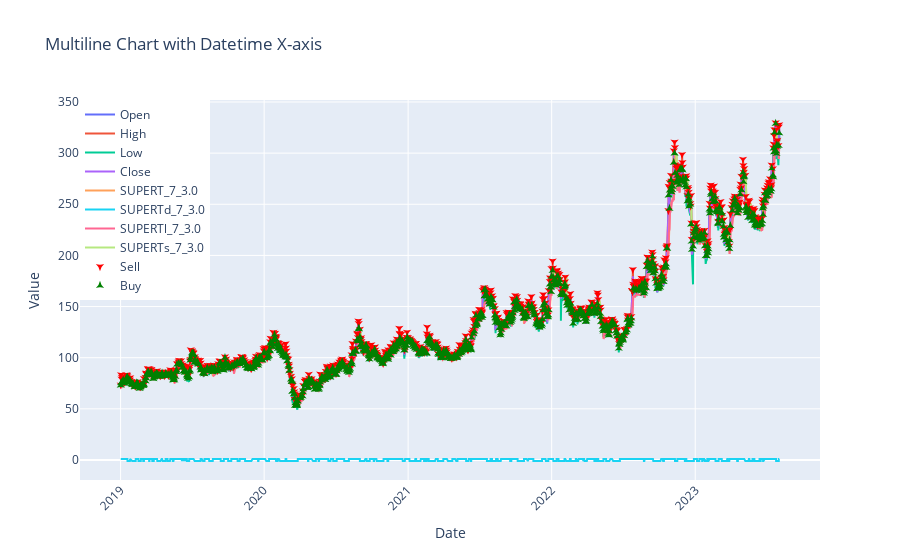

This figure's notebook cell:
### Markdown cell above
### Plot labelled Data

### Code cell
import plotly.graph_objects as go
from plotly.subplots import make_subplots
from tqdm import tqdm

_df = df[df['action'] != 'hold']
# _df=_df.head(100)

# Create the multiline chart using Plotly
fig = go.Figure()



# Create the multiline chart using Plotly
fig = go.Figure()


# Add traces for high, low, BBU, and BBL
fig.add_trace(go.Scatter( x=_df.index, y=_df['open'], mode='lines', name='Open'))
fig.add_trace(go.Scatter( x=_df.index, y=_df['high'], mode='lines', name='High'))
fig.add_trace(go.Scatter( x=_df.index, y=_df['low'], mode='lines', name='Low'))
fig.add_trace(go.Scatter( x=_df.index, y=_df['close'], mode='lines', name='Close'))
fig.add_trace(go.Scatter(x=_df.index, y=_df['SUPERT_7_3.0'], mode='lines+lines', name='SUPERT_7_3.0'))
fig.add_trace(go.Scatter(x=_df.index, y=_df['SUPERTd_7_3.0'], mode='lines+lines', name='SUPERTd_7_3.0'))
fig.add_trace(go.Scatter(x=_df.index, y=_df['SUPERTl_7_3.0'], mode='lines+lines', name='SUPERTl_7_3.0'))
fig.add_trace(go.Scatter(x=_df.index, y=_df['SUPERTs_7_3.0'], mode='lines+lines', name='SUPERTs_7_3.0'))

# # TODO: this thing does not need for loop
# # Add markers for 'buy' and 'sell' actions
# for index, row in tqdm(_df.iterrows(), desc='Marking actions...'):

#     if row['action'] == 'strong_buy':
#         fig.add_trace(go.Scatter(
#             x=[index],
#             y=[row['low']],
#             mode='markers',
#             marker=dict(color='green', symbol='star-triangle-up'),
#             name='Buy',
#             showlegend=False
#         ))
#     elif row['action'] == 'strong_sell':
#         fig.add_trace(go.Scatter(
#             x=[index],
#             y=[row['high']],
#             mode='markers',
#             marker=dict(color='red', symbol='star-triangle-down'),
#             name='Sell',
#             showlegend=False
#         ))

sell_df = _df[_df['action'] == 'strong_sell']
fig.add_trace(go.Scatter(x=sell_df.index, y=sell_df['high'],
                mode='markers',
                marker=dict(color='red', symbol='star-triangle-down'),
                name='Sell',
                showlegend=True ))

buy_df = _df[_df['action'] == 'strong_buy']
fig.add_trace(go.Scatter(x=buy_df.index, y=buy_df['high'],
            mode='markers',
            marker=dict(color='green', symbol='star-triangle-up'),
            name='Buy',
            showlegend=True ))


# Update layout
fig.update_layout(
    xaxis=dict(title='Date'),
    yaxis=dict(title='Value'),
    title='Multiline Chart with Datetime X-axis',
    showlegend=True,
    legend=dict(x=0, y=1),
    xaxis_tickangle=-45
)


# Show the Plotly figure
fig.show()

### Figure 1 — Plotly figure (JSON) as saved in the notebook; plotly's stock layout.template omitted (floating-point values rounded to 4 significant figures; data arrays with more than 128 entries replaced by an {"elided": "..."} marker saying what was removed)
{"data": [{"mode": "lines", "name": "Open", "type": "scatter", "x": {"elided": "2249 str values"}, "y": {"elided": "2249 float values"}}, {"mode": "lines", "name": "High", "type": "scatter", "x": {"elided": "2249 str values"}, "y": {"elided": "2249 float values"}}, {"mode": "lines", "name": "Low", "type": "scatter", "x": {"elided": "2249 str values"}, "y": {"elided": "2249 float values"}}, {"mode": "lines", "name": "Close", "type": "scatter", "x": {"elided": "2249 str values"}, "y": {"elided": "2249 float values"}}, {"mode": "lines+lines", "name": "SUPERT_7_3.0", "type": "scatter", "x": {"elided": "2249 str values"}, "y": {"elided": "2249 float values"}}, {"mode": "lines+lines", "name": "SUPERTd_7_3.0", "type": "scatter", "x": {"elided": "2249 str values"}, "y": {"elided": "2249 int values"}}, {"mode": "lines+lines", "name": "SUPERTl_7_3.0", "type": "scatter", "x": {"elided": "2249 str values"}, "y": {"elided": "2249 float values"}}, {"mode": "lines+lines", "name": "SUPERTs_7_3.0", "type": "scatter", "x": {"elided": "2249 str values"}, "y": {"elided": "2249 float values"}}, {"marker": {"color": "red", "symbol": "star-triangle-down"}, "mode": "markers", "name": "Sell", "showlegend": true, "type": "scatter", "x": {"elided": "1194 str values"}, "y": {"elided": "1194 float values"}}, {"marker": {"color": "green", "symbol": "star-triangle-up"}, "mode": "markers", "name": "Buy", "showlegend": true, "type": "scatter", "x": {"elided": "1055 str values"}, "y": {"elided": "1055 float values"}}], "layout": {"legend": {"x": 0, "y": 1}, "showlegend": true, "title": {"text": "Multiline Chart with Datetime X-axis"}, "xaxis": {"tickangle": -45, "title": {"text": "Date"}}, "yaxis": {"title": {"text": "Value"}}}}
